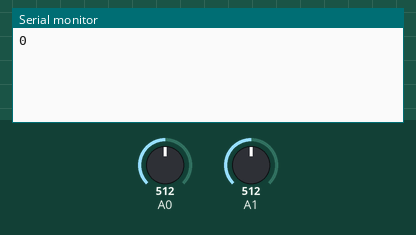
Bench run of a sketch on a simulated Arduino Uno, built with avr-gcc and run on an emulated ATmega328P. On the bench: the last lines printed to the serial monitor. The inputs (shaded band) are chosen by the test bench; at power-on: A0 = 512, A1 = 512.

Above: at 1.8 s.
1.9 s: A0 set to 150
At 2.8 s:
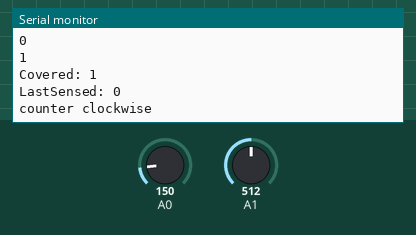
3.5 s: A0 set to 170
At 4.8 s:
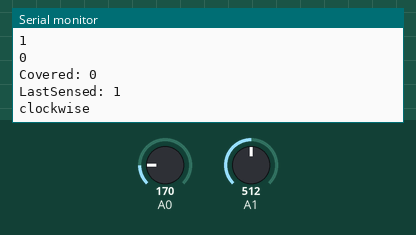

Measured:
- after the input at 1.9 s, the serial monitor: prints a new line after 0.10 s (image 1)
- after the input at 3.5 s, the serial monitor: prints a new line after 0.50 s (image 2)

The sketch:

movingHat.ino
```cpp
/*
 * A simple programme that will change the intensity of
 * an LED based  * on the amount of light incident on
 * the photo resistor.
 *
 */

//PhotoResistor Pin
int numPins = 4;
int lightPins[] = {0, 1, 2, 3}; //the analog pin the photoresistor is
int lastSensed;
int baseLevel = 160;

int findSensor ();
void setup()
{
  // pinMode(ledPin, OUTPUT); //sets the led pin to output
  Serial.begin(9600);
  lastSensed = findSensor();
}
 /*
 * loop() - this function will start after setup
 * finishes and then repeat
 */
void loop()
{
  delay(1000);
  // find covered sensor
  int covered = findSensor();
  Serial.println(covered);
  if (covered != -1 && covered != lastSensed) {
    Serial.print("Covered: ");
    Serial.println(covered);
    Serial.print("LastSensed: ");
    Serial.println(lastSensed);

    if (covered > lastSensed) {
      if (covered == numPins - 1 && lastSensed == 0)
      {
        // turn clockwise
        Serial.println("clockwise");
      } else {
        // turn counter clockwise
        Serial.println("counter clockwise");
      }
    } else if (covered < lastSensed) {
      if (covered == 0 && lastSensed == numPins - 1) {
          // turn clockwise
          Serial.println("counter clockwise");
      } else {
        // turn clockwise
        Serial.println("clockwise");
      }
    }
    if (lastSensed != covered)
      lastSensed = covered;
  }

}


int findSensor () {
  for (int i = 0; i < numPins; i++) {
    if (analogRead(lightPins[i]) > baseLevel) {
      return i;
    }
  }
  return -1;
}

void test () {
  delay(1000);
  int lightLevel;
  for (int i = 0; i < 4; i++) {
    lightLevel = analogRead(lightPins[i]); //Read the
    Serial.print(i);
    Serial.print(": ");
    Serial.println(lightLevel);
  }
}
```
